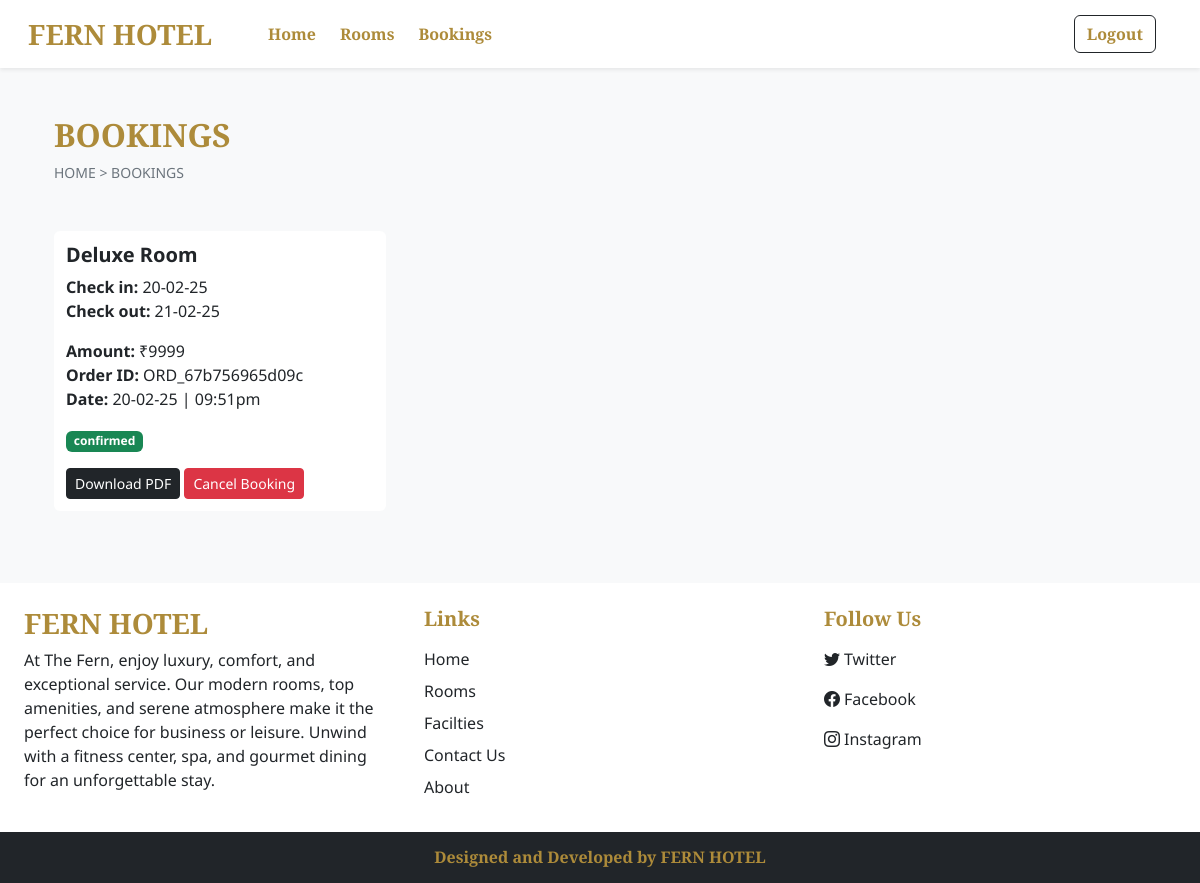
The page /bookings.php (signed in) on the database its author committed.
### tables this page shows
CREATE TABLE `payment` (
  `payment_id` int(11) NOT NULL,
  `booking_id` int(11) DEFAULT NULL,
  `order_id` varchar(150) NOT NULL,
  `trans_amt` int(11) NOT NULL,
  `trans_status` varchar(100) NOT NULL DEFAULT 'pending',
  `datentime` datetime NOT NULL DEFAULT current_timestamp()
);

CREATE TABLE `booking` (
  `booking_id` int(11) NOT NULL,
  `user_id` int(11) NOT NULL,
  `room_id` int(11) NOT NULL,
  `payment_id` int(11) NOT NULL,
  `room_name` varchar(100) NOT NULL,
  `user_name` varchar(100) NOT NULL,
  `phonenum` varchar(20) DEFAULT NULL,
  `email` varchar(100) NOT NULL,
  `checkin` date NOT NULL,
  `checkout` date NOT NULL,
  `booking_status` varchar(100) NOT NULL DEFAULT 'pending'
);

### admin/inc/db_config.php (called while the page is built, shortened)
<?php
if (!function_exists('select')) {
    function select($sql, $values, $datatypes)
    {
        $con = $GLOBALS['con'];
        if ($stmt = mysqli_prepare($con, $sql)) {
            if (count($values) > 0 && $datatypes) {
                mysqli_stmt_bind_param($stmt, $datatypes, ...$values);
            }
            if (mysqli_stmt_execute($stmt)) {
                $res = mysqli_stmt_get_result($stmt);
                return $res;
            } else {
                $error = mysqli_stmt_error($stmt);
                mysqli_stmt_close($stmt);
                die('Query cannot be executed - Select. Error: ' . $error);
            }
        } else {
            $error = mysqli_error($con);
            die('Query cannot be prepared - Select. Error: ' . $error);
        }
    }
}
?>

### bookings.php (the view, shortened to what this page needs)
<!DOCTYPE html>
<html lang="en">
<head>
    <?php require('inc/links.php') ?>
</head>
<body class="bg-light">
    <?php
    require('inc/header.php');
    ?>
    <div class="container">
        <div class="row">
            <div class="col-12 my-5 px-4">
                <h2 class="fw-bold h-font">BOOKINGS</h2>
                <div style="font-size:14px;">
                    <a href="index.php" class="text-secondary text-decoration-none">HOME</a>
                    <span class="text-secondary"> > </span>
                    <a href="#" class="text-secondary text-decoration-none">BOOKINGS</a>
                </div>
            </div>
            <?php
            $query = "SELECT bo.*, bd.*
                      FROM `payment` bo
                      INNER JOIN `booking` bd ON bo.payment_id = bd.payment_id
                      WHERE (bd.booking_status IN ('confirmed', 'cancelled'))
                      AND (bd.user_id = ?)
                      ORDER BY bd.booking_id DESC";
            $result = select($query, [$_SESSION['id']], 'i');
            while ($data = mysqli_fetch_assoc($result)) {
                $checkin = date("d-m-y", strtotime($data['checkin']));
                $checkout = date("d-m-y", strtotime($data['checkout']));
                $date = date("d-m-y | h:ia", strtotime($data['datentime']));
                $status_bg = "";
                $btn = "";
                $cancelbtn = "";
                if ($data['booking_status'] == 'confirmed') {
                    $status_bg = "bg-success";
                    $btn = "<a href='generate_pdf.php?gen_pdf&id=$data[booking_id]' class='btn btn-dark btn-sm shadow-none'>Download PDF</a>";
                    $cancelbtn = "<button class='btn btn-danger btn-sm shadow-none cancel-booking' data-payment-id='$data[payment_id]'>Cancel Booking</button>";
                } else if ($data['booking_status'] == 'pending') {
                    $status_bg = "bg-warning";
                } else if ($data['booking_status'] == 'cancelled') {
                    $status_bg = "bg-danger";
                } else {
                    $status_bg = "bg-info";
                }
                echo <<<bookings
                    <div class='col-md-4 px-4 mb-4'>
                        <div class='bg-white rounded shadow-md' style="padding: 12px;">
                            <h5 class='fw-bold'>$data[room_name]</h5>
                            <p>
                                <b>Check in: </b> $checkin <br>
                                <b>Check out: </b> $checkout
                            </p>
                            <p>
                                <b>Amount: </b> ₹$data[trans_amt] <br>
                                <b>Order ID: </b> $data[order_id]<br>
                                <b>Date: </b> $date
                            </p>
                            <p>
                                <span class='badge $status_bg' id='status'>$data[booking_status]</span>
                            </p>
                            $btn
                            $cancelbtn
                        </div>
                    </div>
                bookings;
            }
            ?>
        </div>
    </div>
    <?php require('inc/footer.php'); ?>
</body>
</html>

### css/common.css (style rules this page uses)
:root { --gold: #AD8B3A; --gold_hover: #ffb300; }
* { font-family: "Noto Sans", serif; margin: 0; padding: 0; }
.h-font { font-family: "Cinzel", serif; color: var(--gold); font-weight: bold; }

### rows shown on the page
payment: booking.room_name "Deluxe Room", booking.checkin "20-02-25", booking.checkout "21-02-25", trans_amt "9999", order "ORD_67b756965d09c", datentime "20-02-25 | 09:51pm", booking.booking_status "confirmed"
